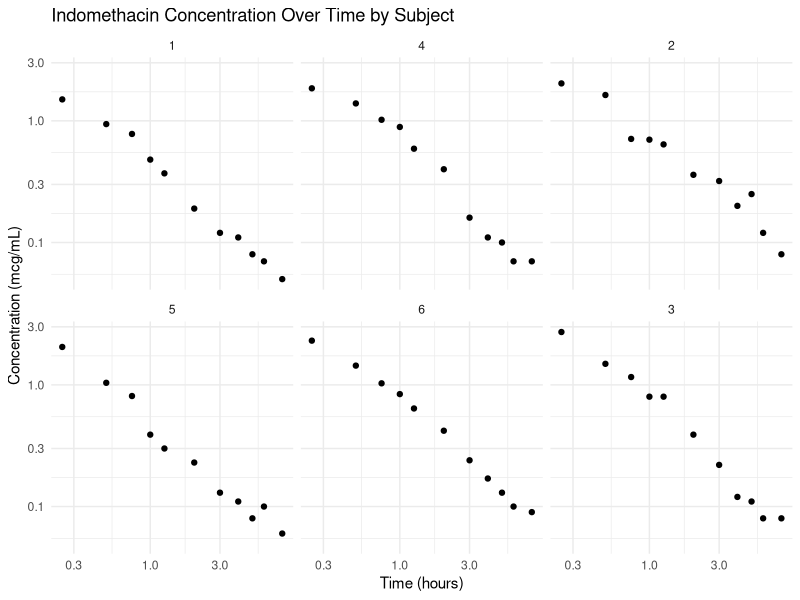
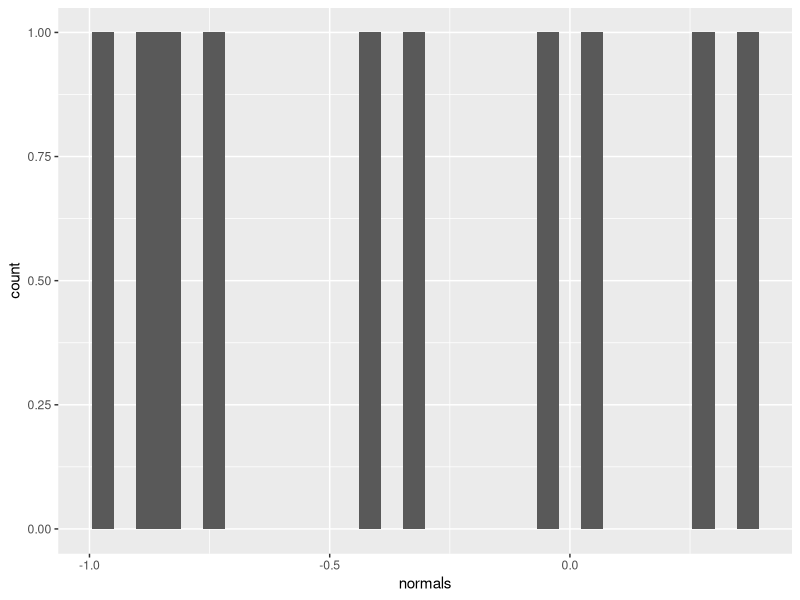
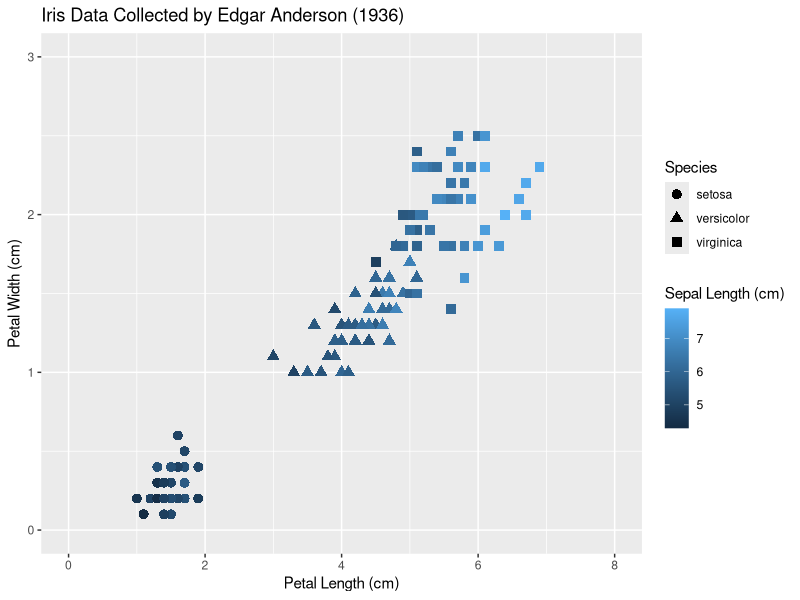

The R source for these figures, in order:
## ---- chunk 1
library(ggplot2)
library(dplyr)
## ---- chunk 2
# Code to create your plot
g <- ggplot(data = data.frame(normals = rnorm(10))) +
geom_histogram(mapping = aes(x = normals))
# Code to save your plot
ggsave(plot = g,
filename = "filename.jpeg",
width = 6,
height = 4)
# Plots can be found here
getwd()
## ---- chunk 3
head(iris)
q1 <- ggplot(iris, aes(x = Petal.Length, y = Petal.Width, shape = Species, color = Sepal.Length)) +
  geom_point(size = 3) +
  labs(
    title = "Iris Data Collected by Edgar Anderson (1936)",
    x = "Petal Length (cm)",
    y = "Petal Width (cm)",
    color = "Sepal Length (cm)",
    shape = "Species"
  ) +
  scale_x_continuous(limits = c(0, 8)) +
  scale_y_continuous(limits = c(0, 3))

ggsave(plot = q1,
filename = "petal-length-by-petal-width.jpeg",
width = 6,
height = 4)
## ---- chunk 4
ggplot(Indometh, aes(x = time, y = conc)) +
  geom_point() +
  facet_wrap(~ Subject) +
  scale_x_log10() +
  scale_y_log10() +
  labs(
    title = "Indomethacin Concentration Over Time by Subject",
    x = "Time (hours)",
    y = "Concentration (mcg/mL)"
  ) +
  theme_minimal()
